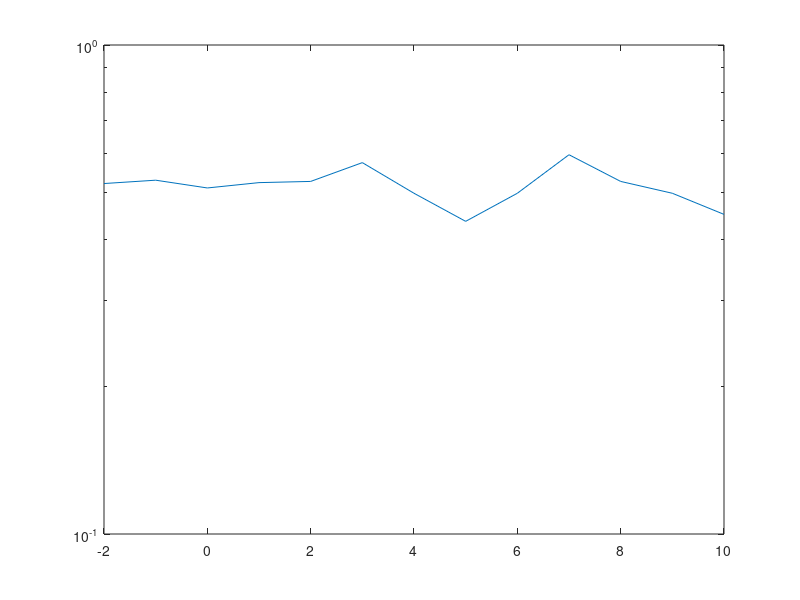

Source code (MATLAB): (Note: this script raises an error after producing the figure.)
clear
close all 
clc 

load('codee') 
tab = zeros(6,length(ber));

semilogy(EbN0dB,ber) 
hold on 

for i=1:5 
    load('codee_6_3_nb_'+string(i)+'.mat')
    
    semilogy(EbN0dB, ber)
    hold on 
end 


grid on 